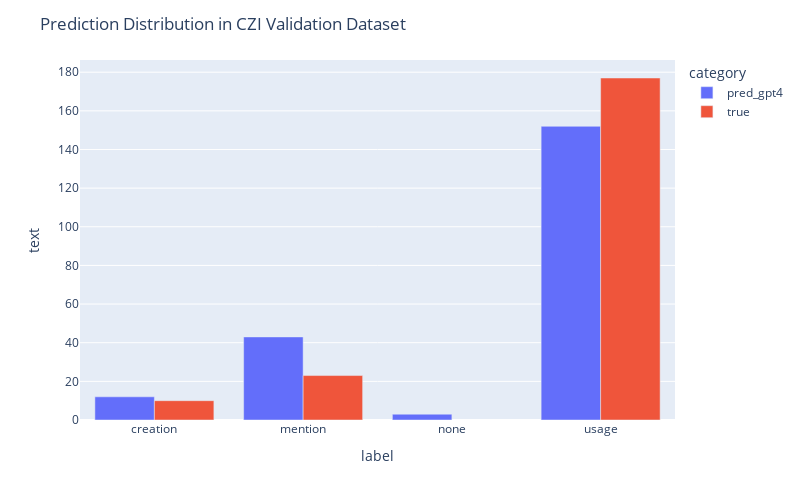

Notebook cell for this chart:
### Markdown cell above
### Error Analysis

### Code cell
def get_pred_label(x, completed_sentences, y_pred_completed):
    for sent, label in zip(completed_sentences, y_pred_completed):
        if sent == x:
            return label
    return 'no_prediction'

czi_val_df['category'] = 'true'
czi_val_df['pred_label'] = czi_val_df['text'].apply(lambda x: get_pred_label(x, test_completed_sentences_czi, y_pred_completed_czi))
czi_val_df_pred = czi_val_df.copy()
czi_val_df_pred['category'] = 'pred_gpt4'
czi_val_df_pred['label'] = czi_val_df_pred['pred_label']

czi_val_df_all = pd.concat([czi_val_df_pred, czi_val_df])

labels_grouped = czi_val_df_all.groupby(['label', 'category']).count().reset_index()
fig = px.bar(labels_grouped, x = 'label', y = 'text', color = 'category', barmode = 'group')
fig.update_layout(width=800,height=500, title = 'Prediction Distribution in CZI Validation Dataset')

### Figure 1 — Plotly figure (JSON) as saved in the notebook; plotly's stock layout.template omitted (floating-point values rounded to 4 significant figures)
{"data": [{"alignmentgroup": "True", "hovertemplate": "category=pred_gpt4<br>label=%{x}<br>text=%{y}<extra></extra>", "legendgroup": "pred_gpt4", "marker": {"color": "#636efa", "pattern": {"shape": ""}}, "name": "pred_gpt4", "offsetgroup": "pred_gpt4", "orientation": "v", "showlegend": true, "textposition": "auto", "type": "bar", "x": ["creation", "mention", "none", "usage"], "xaxis": "x", "y": [12, 43, 3, 152], "yaxis": "y"}, {"alignmentgroup": "True", "hovertemplate": "category=true<br>label=%{x}<br>text=%{y}<extra></extra>", "legendgroup": "true", "marker": {"color": "#EF553B", "pattern": {"shape": ""}}, "name": "true", "offsetgroup": "true", "orientation": "v", "showlegend": true, "textposition": "auto", "type": "bar", "x": ["creation", "mention", "usage"], "xaxis": "x", "y": [10, 23, 177], "yaxis": "y"}], "layout": {"barmode": "group", "height": 500, "legend": {"title": {"text": "category"}, "tracegroupgap": 0}, "margin": {"t": 60}, "title": {"text": "Prediction Distribution in CZI Validation Dataset"}, "width": 800, "xaxis": {"anchor": "y", "autorange": true, "domain": [0, 1], "range": [-0.5, 3.5], "title": {"text": "label"}, "type": "category"}, "yaxis": {"anchor": "x", "autorange": true, "domain": [0, 1], "range": [0, 186.3], "title": {"text": "text"}, "type": "linear"}}}
